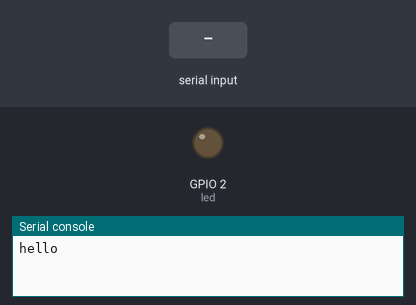
A program run on a simulated ESP8266 board running MicroPython. Parts: output pins drawn as LEDs (lit = HIGH, except the on-board LED, lit = LOW), the last lines printed to the serial console. The inputs (shaded band) are chosen by the test bench.

Above: at 1.2 s.
1.3 s: "1\n" received over the second serial link
At 3.0 s:
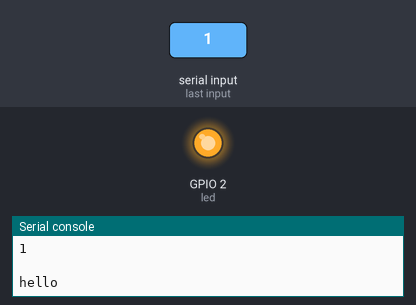
Timing chart, 0 to 12.9 s (numbered marks = the images above; inputs shaded):
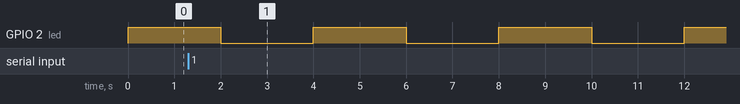

The program:

wemos_uart.py
```python
from machine import Pin,UART
import time


led = Pin(2, Pin.OUT)

try:
    uart = UART(2, 115200)
    #uart.init(115200, bits=8, parity=None, stop=1, tx=16, rx=17)
    uart.init(115200, tx=16, rx=17)
    while True:
        uart.write('hello\n')
        if uart.any():
            val = uart.readline().decode('UTF8')
            print(val)
        print('hello')
        led.value(not led.value())
        time.sleep(2)
except:
    while True:
        led.value(not led.value())
        time.sleep(0.5)
```

Measured:
- by itself, GPIO 2 (led): alternates HIGH for 2.0 s and LOW for 2.0 s
